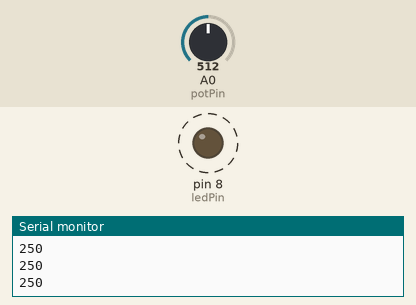
Recording of a sketch running on a simulated Arduino Uno, built with avr-gcc and run on an emulated ATmega328P. Shown: output pins drawn as LEDs (lit = HIGH), the last lines printed to the serial monitor. Dashed ring = blinking. The test bench sets the inputs (shaded band); at power-on: A0 (potPin) = 512.

Above: at 1.3 s.
1.4 s: A0 (potPin) set to 900
At 1.72 s:
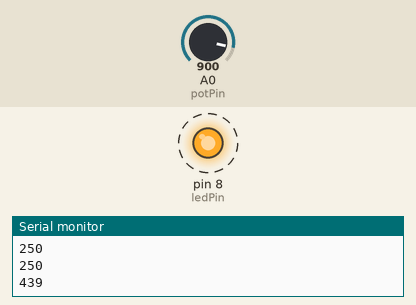
4.4 s: A0 (potPin) set to 306
At 4.79 s:
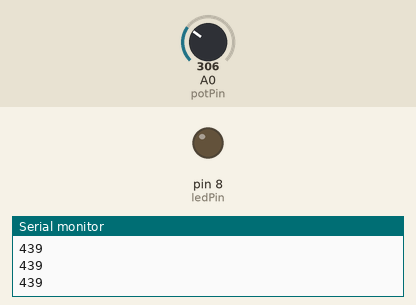
Timing chart, 0 to 13.4 s (numbered marks = the images above; inputs shaded):
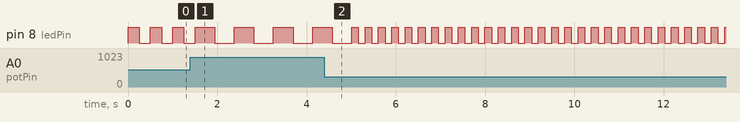

Measured:
- after the input at 1.4 s, pin 8 (ledPin): alternates HIGH for 0.44 s and LOW for 0.44 s, starting after 0.54 s
- by itself, pin 8 (ledPin): alternates HIGH for 0.25 s and LOW for 0.25 s

The sketch:

Hello_world.ino
```cpp
int ledPin = 8;
int potPin = 0;

void setup() {
  // put your setup code here, to run once:
  pinMode(ledPin, OUTPUT);
  Serial.begin(9600);
}

void loop() {
  // put your main code here, to run repeatedly:
  int potVal = map (analogRead(potPin), 0 , 1023, 0, 500);
  Serial.println(potVal);

digitalWrite(ledPin, HIGH);
delay(potVal);
digitalWrite(ledPin, LOW);
delay(potVal);

}
```
